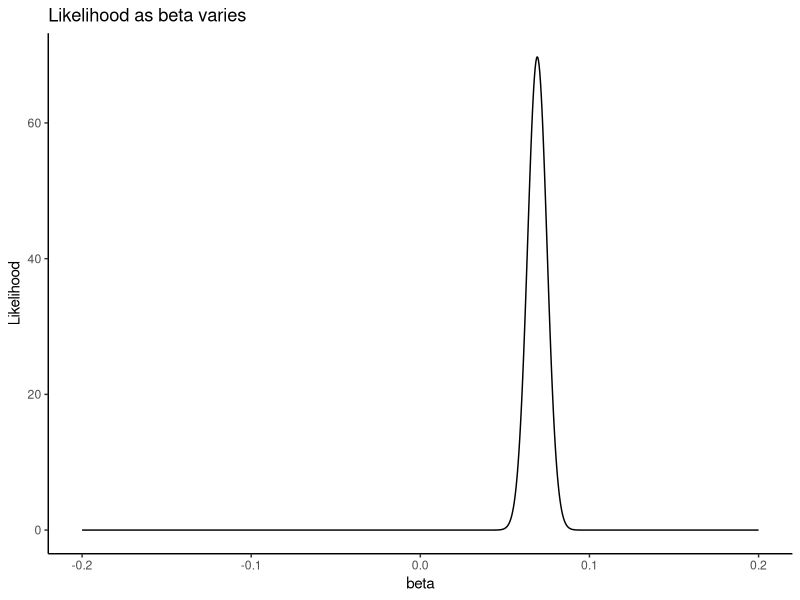
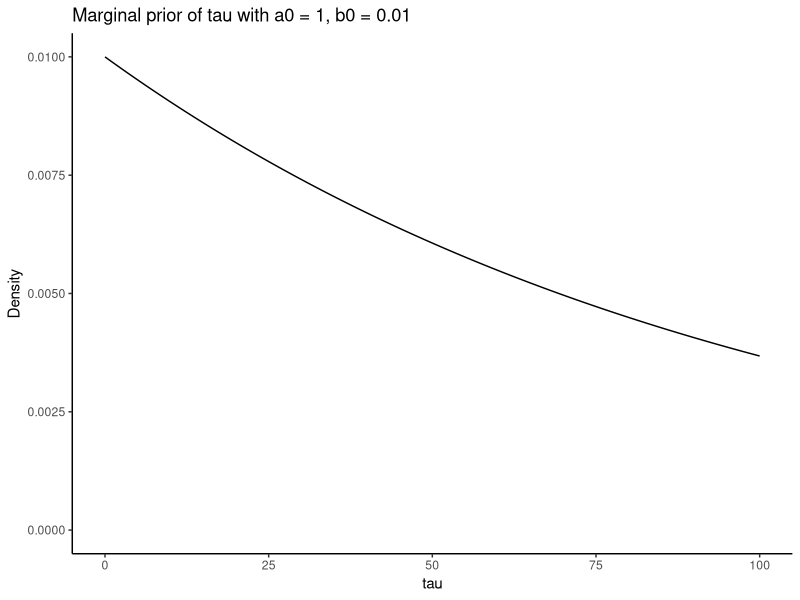
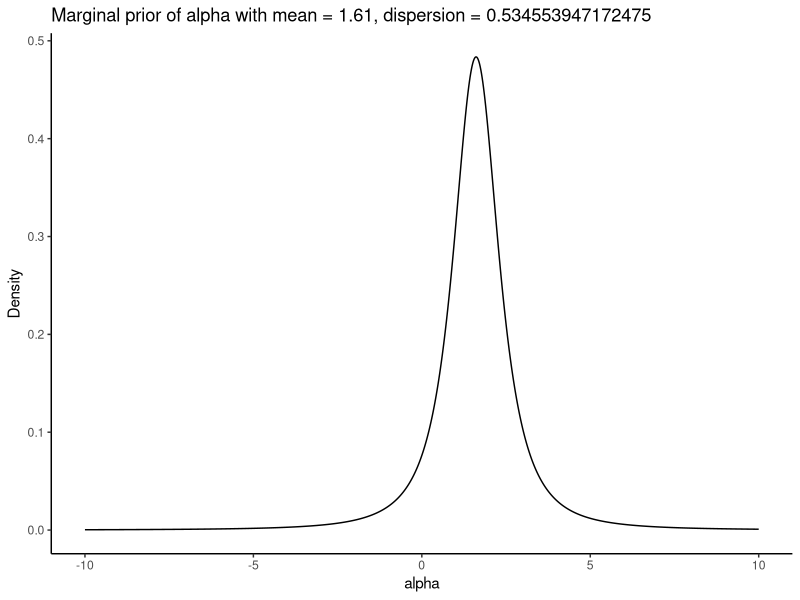
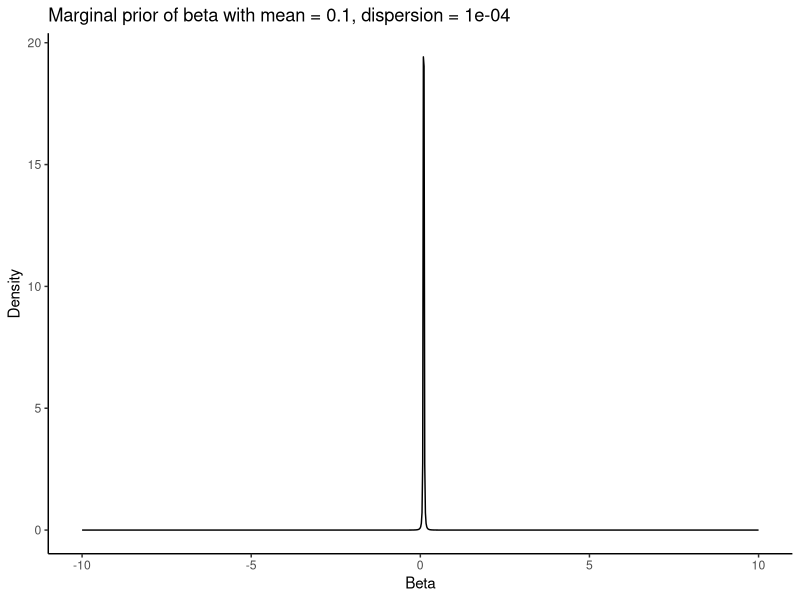
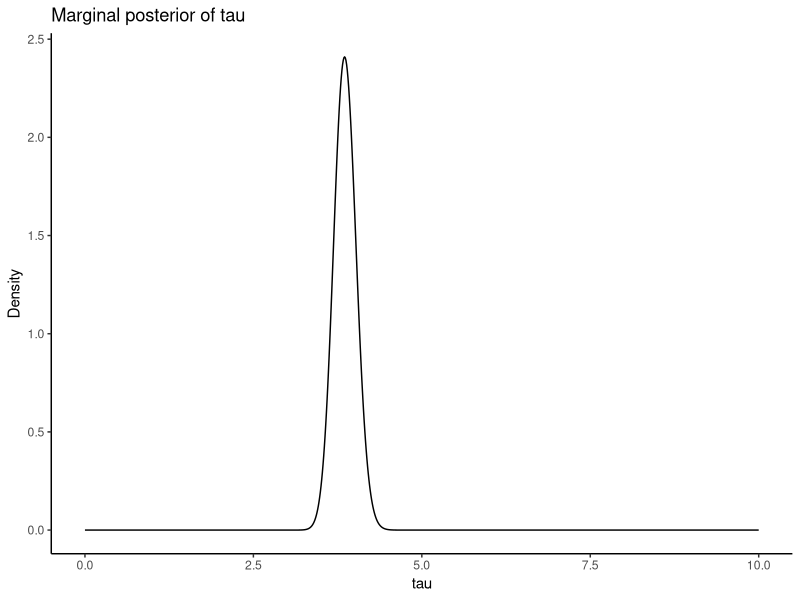
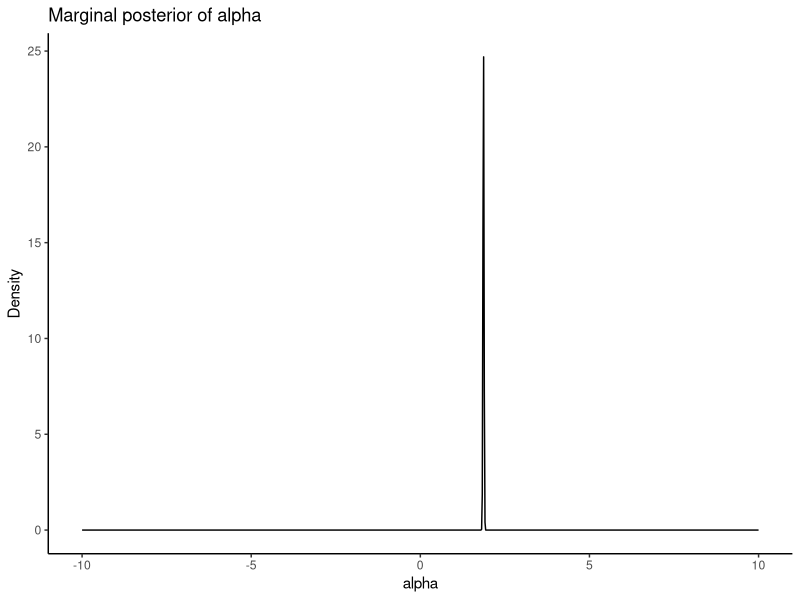
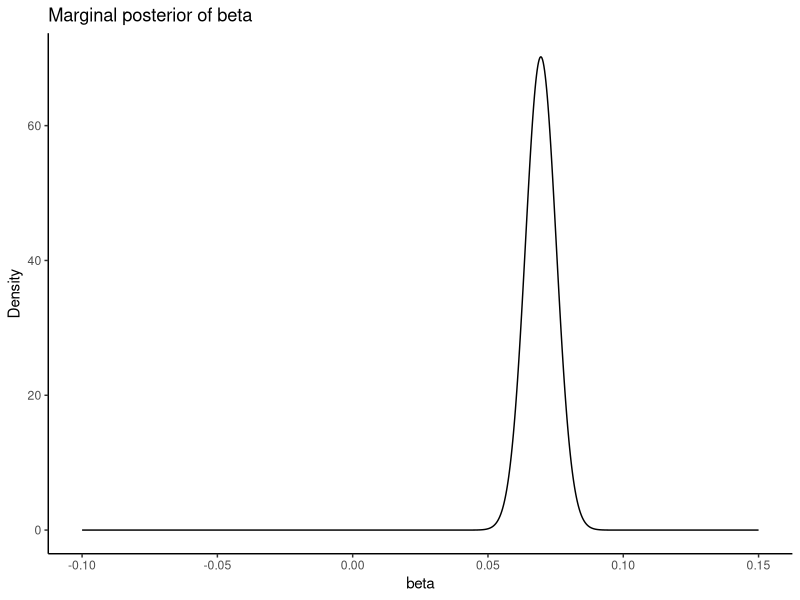
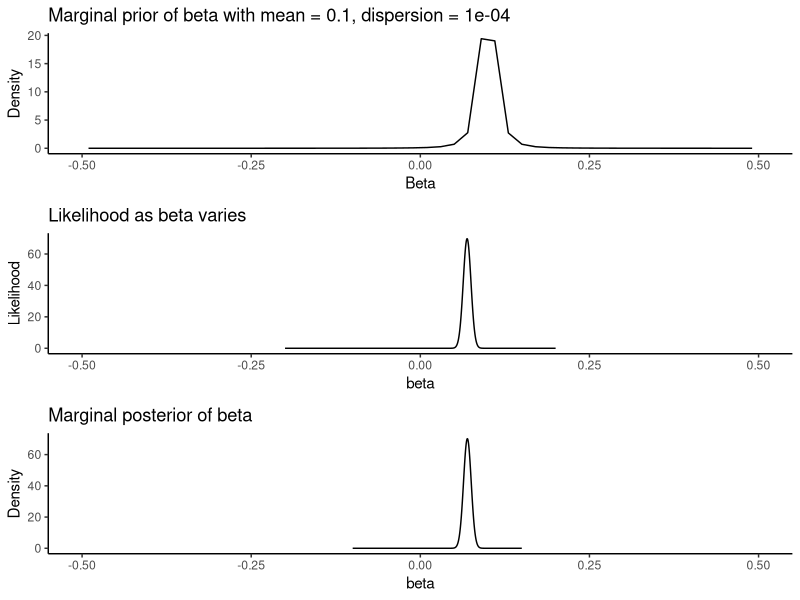

Write the R code that produced these figures, in order.
#Bayesian Linear Regression with Conjugate Priors
rm(list = ls())
library(tidyverse)
library(gridExtra) #For multiple plots on a graph
library(mvtnorm) #For a multivariate t density
library(coda) # To process Bayes simulations

#Import data ####
cps <- haven::read_dta(file = "lab-06-bayesian/chap5-cps.dta")
#View(cps)
#cps <- cps[1:100,] #Cut down dataset [to highlight effects of priors]

#Format data for regression ####
n <- length(cps$lnwage)
y <- cps$lnwage
x1 <- cps$ed - mean(cps$ed) #De-mean the education variable. Now the intercept will be lnwage at average education.
X <- cbind(rep(1,n), x1)
K <- dim(X)[2]

#------------------------------------------------------------#
#Likelihood ####
# Our likelihood model is: y_i ~ N(alpha + beta*x1_i, 1/tau)
# This is a standard Gaussian linear regression model, where alpha is the intercept, beta is slope, and tau is the precision (inverse variance) of the "error" term (implicit).
# alpha, beta, and tau require prior densities

#Plot Likelihood (as beta varies). This is for illustration; in practice, it's best not to use your actual data to plot your likelihood before you've constructed your priors.
mod1 <- lm(y ~ x1, data = cps)
beta.like <-  function(x) {
  dnorm(x = x,  mean =mod1$coefficients[2], sd = sqrt(mean(mod1$residuals^2)*solve(t(X)%*%X)[2,2]))
}
x.vals <- seq(-0.2,0.2, length = 1000)
y.vals <- vapply(X = x.vals, FUN = beta.like, FUN.VALUE = 1)
beta.like.plot <- ggplot(data = data.frame(x.vals = x.vals, y.vals = y.vals), mapping = aes(x = x.vals, y = y.vals)) + geom_line() + expand_limits(y=0, x=0) + theme_classic() + ggtitle("Likelihood as beta varies") + xlab("beta") + ylab("Likelihood")
beta.like.plot
#------------------------------------------------------------#
#------------------------------------------------------------#
#------------------------------------------------------------#
#We will consider various kinds of prior
#Specify Standard "Reference Prior" Densities ####
#We are using conjugate priors, which are priors that result in neat analytic posterior distributions.

#The parameter-values below are "reference priors" used as standard reference-points, chosen to be very weakly informative. They're a decent starting point for an analysis, but should be revised if they yield crazy posteriors. (Here they're fine)

#Gamma Prior on tau ~ Gamma(shape = a0, rate = b0). Mean = a0/b0, Var = a0/(b0)^2. See plots below.
a0 <- 0.01 # Gamma "shape" parameter
b0 <- 0.01 # Gamma "rate" parameter

#Joint prior on alpha, beta, (given tau). 
# A 2-d Gaussian with mean mu0 and precision (inverse variance) Lam0.
mu0 <- c(0,0) #Prior means of alpha, beta, respectively.
Lam0 <- diag(x = c(0.001,0.001),nrow = K) #Prior precision (inverse variance). Lower means "weaker" prior/less certainty.
Disp0 <- solve(a0/b0*Lam0) #Prior dispersion matrix

#------------------------------------------------------------#
#Specify strong bad informative priors ####

#Informative prior on tau. Mean = a0/b0, Var = a0/(b0)^2.
# Here we'll choose a pretty unrealistic prior which assumes that the error has very low variance/ high precision, so we can put a more informative prior on beta. 
a0 <- 1 # Gamma "shape" parameter.
b0 <- 0.01 # Gamma "rate" parameter.

#Informative prior on alpha: broadly plausible range of lnwage at average education is -0.69 (~$0.50/hr) to 3.91 (~$50/hr). Can make this a 95% region.
mu0[1] <- mean(c(-0.69, 3.91))
Disp0[1,1] <- abs((mu0[1] - (-0.69))/qt(p = 0.025, df = 2*a0))
Lam0 <- solve(a0/b0*Disp0)

#Bad Informative prior on beta:
mu0[2] <- -0.1              #Implausible negative value
Disp0[2,2] <- 0.00001        #0.0001 is on the order of 100 datapoints
Lam0 <- solve(a0/b0*Disp0)



#Specify weakly informative priors ####
#Guidelines for informative priors.
#Ideally, a Bayesian prior distribution is based on real-world knowledge. Here we'll try to keep 95% of prior probability within regions of broadly plausible parameter-values.
#We are using conjugate priors, which are priors that result in neat analytic posterior distributions. Unfortunately, in this case conjugate priors have dependence between tau and coefficients alpha and beta. This means it's hard to be uninformative about tau while also being informative about alpha, beta. In particular, a0 shouldn't be set much lower than one, lest the df of alpha and beta be so low that extremely high prior precision is needed to restrict their prior confidence regions.
#To move beyond conjugate priors, we'd have to enter the exciting world of Markov Chain Monte Carlo simulations. Which we don't have time for.

#Informative prior on tau. Mean = a0/b0, Var = a0/(b0)^2.
# Here we'll choose a pretty unrealistic prior which assumes that the error has very low variance/ high precision, so we can put a more informative prior on beta. 
a0 <- 1 # Gamma "shape" parameter.
b0 <- 0.01 # Gamma "rate" parameter.

#Informative prior on alpha: broadly plausible range of lnwage at average education is -0.69 (~$0.50/hr) to 3.91 (~$50/hr). Can make this a 95% region.
mu0[1] <- mean(c(-0.69, 3.91))
Disp0[1,1] <- abs((mu0[1] - (-0.69))/qt(p = 0.025, df = 2*a0))
Lam0 <- solve(a0/b0*Disp0)

#Informative prior on beta: broadly plausible range of education effect is -0.1 (~10% decrease) to 0.7 (~100% increase). Can make this a 95% region.
mu0[2] <- mean(c(-0.1, 0.7))
Disp0[2,2] <- abs((mu0[2] - (-0.1))/qt(p = 0.025, df = 2*a0))
Lam0 <- solve(a0/b0*Disp0)

#Specify strong informative priors ####

#Informative prior on tau. Mean = a0/b0, Var = a0/(b0)^2.
# Here we'll choose a pretty unrealistic prior which assumes that the error has very low variance/ high precision, so we can put a more informative prior on beta. 
a0 <- 1 # Gamma "shape" parameter.
b0 <- 0.01 # Gamma "rate" parameter.

#Informative prior on alpha: broadly plausible range of lnwage at average education is -0.69 (~$0.50/hr) to 3.91 (~$50/hr). Can make this a 95% region.
mu0[1] <- mean(c(-0.69, 3.91))
Disp0[1,1] <- abs((mu0[1] - (-0.69))/qt(p = 0.025, df = 2*a0))
Lam0 <- solve(a0/b0*Disp0)

#Informative prior on beta: plausible range of education effect is 0 to 0.2 (~100% increase). Can make this a 95% region.
mu0[2] <- mean(c(0, 0.2))
Disp0[2,2] <- 0.0001        #On the order of 100 datapoints
Lam0 <- solve(a0/b0*Disp0)



#------------------------------------------------------------#
#------------------------------------------------------------#
#------------------------------------------------------------#
#Plot Priors ####
#It's a very good idea to plot your priors to check if they're sensible.

#Plot marginal prior on tau using ggplot2
# Gamma(shape = a0, rate = b0)
tau.marg.prior <-  function(x) {
  dgamma(x = x, shape = a0, rate = b0)
}
x.vals <- seq(0,100, length = 1000)
y.vals <- vapply(X = x.vals, FUN = tau.marg.prior, FUN.VALUE = 1)
tau.marg.prior.plot <- ggplot(data = data.frame(x.vals = x.vals, y.vals = y.vals), mapping = aes(x = x.vals, y = y.vals)) + 
  geom_line() + 
  expand_limits(y=0, x=0) + theme_classic() +
  ggtitle(paste0("Marginal prior of tau with ", "a0 = ", a0, ", b0 = ", b0)) + 
  xlab("tau") + ylab("Density")
tau.marg.prior.plot

#Plot marginal prior on alpha using ggplot2
#The marginal distribution of alpha is a t-distribution with location mu0[1], scale parameters (b0/a0)*Sig0[1,1], and 2*a0 degrees of freedom.
alpha.marg.prior <-  function(x) {
  dmvt(x = x, delta = mu0[1], sigma = diag(Disp0[1,1], nrow = 1), df = 2*a0, type = "shifted", log = FALSE)
}
x.vals <- seq(-10,10, length = 1000)
y.vals <- vapply(X = x.vals, FUN = alpha.marg.prior, FUN.VALUE = 1)
alpha.marg.prior.plot <- ggplot(data = data.frame(x.vals = x.vals, y.vals = y.vals), mapping = aes(x = x.vals, y = y.vals)) + 
  geom_line() +  expand_limits(y=0) + theme_classic() + 
  ggtitle(paste0("Marginal prior of alpha with mean = ", mu0[1], ", dispersion = ", Disp0[1,1])) + xlab("alpha") + ylab("Density")
alpha.marg.prior.plot

#Plot marginal prior on beta using ggplot2
#The marginal distribution of beta is a t-distribution with location mu0[2], scale parameters (b0/a0)*Sig0[2,2], and 2*a0 degrees of freedom
beta.marg.prior <-  function(x) {
  dmvt(x = x, delta = mu0[2], sigma = diag(Disp0[2,2], nrow = 1), df = 2*a0, type = "shifted", log = FALSE)
}
x.vals <- seq(-10,10, length = 1000)
y.vals <- vapply(X = x.vals, FUN = beta.marg.prior, FUN.VALUE = 1)
beta.marg.prior.plot <- ggplot(data = data.frame(x.vals = x.vals, y.vals = y.vals), mapping = aes(x = x.vals, y = y.vals)) +
  geom_line() + 
  expand_limits(y=0) + 
  theme_classic() + 
  ggtitle(paste0("Marginal prior of beta with mean = ", mu0[2], ", dispersion = ", Disp0[2,2])) + 
  xlab("Beta") + ylab("Density")
beta.marg.prior.plot

#----------------------------------------------------------------#
#Solve for posterior Parameters ####
mu1 <- solve(t(X)%*%X + Lam0)%*%(t(X)%*%y + Lam0%*%mu0)
Lam1 <- t(X)%*%X + Lam0
a1 <- n/2 + a0
b1 <- as.numeric(0.5*(2*b0 + t(y)%*%y + t(mu0)%*%Lam0%*%mu0 - t(mu1)%*%Lam1%*%mu1))
Disp1 <- solve(a1/b1*Lam1)

#----------------------------------------------------------------#
#Plot posterior densities ####
#Plot marginal posterior of tau using ggplot2
tau.marg.post <-  function(x) {
  dgamma(x = x, shape = a1, rate = b1)
}
x.vals <- seq(0,10, length = 1000)
y.vals <- vapply(X = x.vals, FUN = tau.marg.post, FUN.VALUE = 1)
tau.marg.post.plot <- ggplot(data = data.frame(x.vals = x.vals, y.vals = y.vals), mapping = aes(x = x.vals, y = y.vals)) + geom_line() + expand_limits(y=0, x=0) + theme_classic() + ggtitle("Marginal posterior of tau") + xlab("tau") + ylab("Density")
tau.marg.post.plot

#Plot alpha marginal posterior
alpha.marg.post <-  function(x) {
  dmvt(x = x, delta = mu1[1], sigma = diag(Disp1[1,1], nrow = 1), df = 2*a1, type = "shifted", log = FALSE)
}
x.vals <- seq(-10,10, length = 1000)
y.vals <- vapply(X = x.vals, FUN = alpha.marg.post, FUN.VALUE = 1)
alpha.marg.post.plot <- ggplot(data = data.frame(x.vals = x.vals, y.vals = y.vals), mapping = aes(x = x.vals, y = y.vals)) + geom_line() + expand_limits(y=0) + theme_classic() + ggtitle("Marginal posterior of alpha") + xlab("alpha") + ylab("Density")
alpha.marg.post.plot

#Plot beta marginal posterior
beta.marg.post <-  function(x) {
  dmvt(x = x, delta = mu1[2], sigma = diag(Disp1[2,2], nrow = 1), df = 2*a1, type = "shifted", log = FALSE)
}
x.vals <- seq(-0.1,0.15, length = 1000)
y.vals <- vapply(X = x.vals, FUN = beta.marg.post, FUN.VALUE = 1)
beta.marg.post.plot <- ggplot(data = data.frame(x.vals = x.vals, y.vals = y.vals), mapping = aes(x = x.vals, y = y.vals)) + geom_line() + expand_limits(y=0) + theme_classic() + ggtitle("Marginal posterior of beta") + xlab("beta") + ylab("Density")
beta.marg.post.plot
#--------------------------------------------------------#
#Prior-Posterior Plots

#beta
my.xlim <- c(-0.5,0.5)
grid.arrange(beta.marg.prior.plot + xlim(my.xlim),
             beta.like.plot + xlim(my.xlim), 
             beta.marg.post.plot + xlim(my.xlim),
             nrow = 3)

#alpha
my.xlim <- c(-5,5)
grid.arrange(alpha.marg.prior.plot + xlim(my.xlim),
             alpha.marg.post.plot + xlim(my.xlim),
             nrow = 2)

#tau
my.xlim <- c(0,10)
grid.arrange(tau.marg.prior.plot + xlim(my.xlim),
             tau.marg.post.plot + xlim(my.xlim),
             nrow = 2)
#--------------------------------------------------------#
#Generate posterior simulations (useful for intervals) ####
bayes.sim <- function(y, X, a0, b0, mu0, Lam0, n.sims){
  
  #Calculate posterior parameters
  mu1 <- solve(t(X)%*%X + Lam0)%*%(t(X)%*%y + Lam0%*%mu0)
  Lam1 <- t(X)%*%X + Lam0
  Inv.Lam1 <- solve(Lam1)
  a1 <- n/2 + a0
  b1 <- as.numeric(0.5*(2*b0 + t(y)%*%y + t(mu0)%*%Lam0%*%mu0 - t(mu1)%*%Lam1%*%mu1))
  Disp1 <- solve((a1/b1)*Lam1)
  
  #Draw tau from posterior distribution 
  tau.sims <- rgamma(n = n.sims, shape = a1, rate = b1)
  
  #Draw alpha and beta given tau (conditional posterior)
  alpha.beta.sims <- t(sapply(X = tau.sims, FUN = function(x){rmvnorm(n = 1, mean = mu1, sigma = Inv.Lam1/x)}))
  
  data.out <- as.data.frame(list(alpha = alpha.beta.sims[,1], beta = alpha.beta.sims[,2], tau = tau.sims, sigmasq = 1/tau.sims))
  
  return(data.out)
}

n.sims <- 200000 #Set number of samples. May take 30 sec for 100K.
my.post.sims <- bayes.sim(y=y, X=X, a0=a0, b0=b0, mu0=mu0, Lam0=Lam0, n.sims=n.sims)

head(my.post.sims)

#--------------------------------------------------------#
#Use posterior simulations ####

#Calculate 95% posterior intervals
my.mcmc <- as.mcmc(my.post.sims)
HPDinterval(my.mcmc, prob = 0.95)

#Plot heatmap of alpha, beta to visualize joint posterior
ggplot(data = my.post.sims, aes(x = alpha, y = beta)) + geom_bin2d() + ggtitle("Joint Posterior Densities of alpha and beta")




